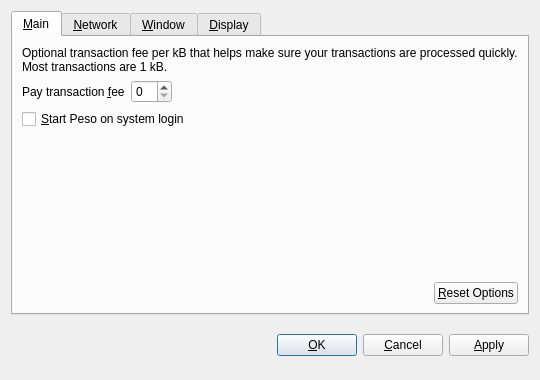
<?xml version="1.0" encoding="UTF-8"?>
<ui version="4.0">
 <class>OptionsDialog</class>
 <widget class="QDialog" name="OptionsDialog">
  <property name="geometry">
   <rect>
    <x>0</x>
    <y>0</y>
    <width>540</width>
    <height>380</height>
   </rect>
  </property>
  <property name="windowTitle">
   <string>Options</string>
  </property>
  <property name="modal">
   <bool>true</bool>
  </property>
  <layout class="QVBoxLayout" name="verticalLayout">
   <item>
    <widget class="QTabWidget" name="tabWidget">
     <property name="tabPosition">
      <enum>QTabWidget::North</enum>
     </property>
     <property name="currentIndex">
      <number>0</number>
     </property>
     <widget class="QWidget" name="tabMain">
      <attribute name="title">
       <string>&amp;Main</string>
      </attribute>
      <layout class="QVBoxLayout" name="verticalLayout_Main">
       <item>
        <widget class="QLabel" name="transactionFeeInfoLabel">
         <property name="text">
          <string>Optional transaction fee per kB that helps make sure your transactions are processed quickly. Most transactions are 1 kB.</string>
         </property>
         <property name="textFormat">
          <enum>Qt::PlainText</enum>
         </property>
         <property name="wordWrap">
          <bool>true</bool>
         </property>
        </widget>
       </item>
       <item>
        <layout class="QHBoxLayout" name="horizontalLayout_1_Main">
         <item>
          <widget class="QLabel" name="transactionFeeLabel">
           <property name="text">
            <string>Pay transaction &amp;fee</string>
           </property>
           <property name="textFormat">
            <enum>Qt::PlainText</enum>
           </property>
           <property name="buddy">
            <cstring>transactionFee</cstring>
           </property>
          </widget>
         </item>
         <item>
          <widget class="BitcoinAmountField" name="transactionFee"/>
         </item>
         <item>
          <spacer name="horizontalSpacer_1_Main">
           <property name="orientation">
            <enum>Qt::Horizontal</enum>
           </property>
           <property name="sizeHint" stdset="0">
            <size>
             <width>40</width>
             <height>20</height>
            </size>
           </property>
          </spacer>
         </item>
        </layout>
       </item>
       <item>
        <widget class="QCheckBox" name="bitcoinAtStartup">
         <property name="toolTip">
          <string>Automatically start Peso after logging in to the system.</string>
         </property>
         <property name="text">
          <string>&amp;Start Peso on system login</string>
         </property>
        </widget>
       </item>
       <item>
        <spacer name="verticalSpacer_Main">
         <property name="orientation">
          <enum>Qt::Vertical</enum>
         </property>
         <property name="sizeHint" stdset="0">
          <size>
           <width>20</width>
           <height>40</height>
          </size>
         </property>
        </spacer>
       </item>
       <item>
        <layout class="QHBoxLayout" name="horizontalLayout_2_Main">
         <item>
          <spacer name="horizontalSpacer_2_Main">
           <property name="orientation">
            <enum>Qt::Horizontal</enum>
           </property>
           <property name="sizeHint" stdset="0">
            <size>
             <width>40</width>
             <height>20</height>
            </size>
           </property>
          </spacer>
         </item>
         <item>
          <widget class="QPushButton" name="resetButton">
           <property name="toolTip">
            <string>Reset all client options to default.</string>
           </property>
           <property name="text">
            <string>&amp;Reset Options</string>
           </property>
           <property name="autoDefault">
            <bool>false</bool>
           </property>
          </widget>
         </item>
        </layout>
       </item>
      </layout>
     </widget>
     <widget class="QWidget" name="tabNetwork">
      <attribute name="title">
       <string>&amp;Network</string>
      </attribute>
      <layout class="QVBoxLayout" name="verticalLayout_Network">
       <item>
        <widget class="QCheckBox" name="mapPortUpnp">
         <property name="toolTip">
          <string>Automatically open the Peso client port on the router. This only works when your router supports UPnP and it is enabled.</string>
         </property>
         <property name="text">
          <string>Map port using &amp;UPnP</string>
         </property>
        </widget>
       </item>
       <item>
        <widget class="QCheckBox" name="connectSocks">
         <property name="toolTip">
          <string>Connect to the Peso network through a SOCKS proxy (e.g. when connecting through Tor).</string>
         </property>
         <property name="text">
          <string>&amp;Connect through SOCKS proxy:</string>
         </property>
        </widget>
       </item>
       <item>
        <layout class="QHBoxLayout" name="horizontalLayout_Network">
         <item>
          <widget class="QLabel" name="proxyIpLabel">
           <property name="text">
            <string>Proxy &amp;IP:</string>
           </property>
           <property name="textFormat">
            <enum>Qt::PlainText</enum>
           </property>
           <property name="buddy">
            <cstring>proxyIp</cstring>
           </property>
          </widget>
         </item>
         <item>
          <widget class="QValidatedLineEdit" name="proxyIp">
           <property name="maximumSize">
            <size>
             <width>140</width>
             <height>16777215</height>
            </size>
           </property>
           <property name="toolTip">
            <string>IP address of the proxy (e.g. 127.0.0.1)</string>
           </property>
          </widget>
         </item>
         <item>
          <widget class="QLabel" name="proxyPortLabel">
           <property name="text">
            <string>&amp;Port:</string>
           </property>
           <property name="textFormat">
            <enum>Qt::PlainText</enum>
           </property>
           <property name="buddy">
            <cstring>proxyPort</cstring>
           </property>
          </widget>
         </item>
         <item>
          <widget class="QLineEdit" name="proxyPort">
           <property name="maximumSize">
            <size>
             <width>55</width>
             <height>16777215</height>
            </size>
           </property>
           <property name="toolTip">
            <string>Port of the proxy (e.g. 9050)</string>
           </property>
          </widget>
         </item>
         <item>
          <widget class="QLabel" name="socksVersionLabel">
           <property name="text">
            <string>SOCKS &amp;Version:</string>
           </property>
           <property name="textFormat">
            <enum>Qt::PlainText</enum>
           </property>
           <property name="buddy">
            <cstring>socksVersion</cstring>
           </property>
          </widget>
         </item>
         <item>
          <widget class="QValueComboBox" name="socksVersion">
           <property name="toolTip">
            <string>SOCKS version of the proxy (e.g. 5)</string>
           </property>
          </widget>
         </item>
         <item>
          <spacer name="horizontalSpacer_Network">
           <property name="orientation">
            <enum>Qt::Horizontal</enum>
           </property>
           <property name="sizeHint" stdset="0">
            <size>
             <width>40</width>
             <height>20</height>
            </size>
           </property>
          </spacer>
         </item>
        </layout>
       </item>
       <item>
        <spacer name="verticalSpacer_Network">
         <property name="orientation">
          <enum>Qt::Vertical</enum>
         </property>
         <property name="sizeHint" stdset="0">
          <size>
           <width>20</width>
           <height>40</height>
          </size>
         </property>
        </spacer>
       </item>
      </layout>
     </widget>
     <widget class="QWidget" name="tabWindow">
      <attribute name="title">
       <string>&amp;Window</string>
      </attribute>
      <layout class="QVBoxLayout" name="verticalLayout_Window">
       <item>
        <widget class="QCheckBox" name="minimizeToTray">
         <property name="toolTip">
          <string>Show only a tray icon after minimizing the window.</string>
         </property>
         <property name="text">
          <string>&amp;Minimize to the tray instead of the taskbar</string>
         </property>
        </widget>
       </item>
       <item>
        <widget class="QCheckBox" name="minimizeOnClose">
         <property name="toolTip">
          <string>Minimize instead of exit the application when the window is closed. When this option is enabled, the application will be closed only after selecting Quit in the menu.</string>
         </property>
         <property name="text">
          <string>M&amp;inimize on close</string>
         </property>
        </widget>
       </item>
       <item>
        <spacer name="verticalSpacer_Window">
         <property name="orientation">
          <enum>Qt::Vertical</enum>
         </property>
         <property name="sizeHint" stdset="0">
          <size>
           <width>20</width>
           <height>40</height>
          </size>
         </property>
        </spacer>
       </item>
      </layout>
     </widget>
     <widget class="QWidget" name="tabDisplay">
      <attribute name="title">
       <string>&amp;Display</string>
      </attribute>
      <layout class="QVBoxLayout" name="verticalLayout_Display">
       <item>
        <layout class="QHBoxLayout" name="horizontalLayout_1_Display">
         <item>
          <widget class="QLabel" name="langLabel">
           <property name="text">
            <string>User Interface &amp;language:</string>
           </property>
           <property name="textFormat">
            <enum>Qt::PlainText</enum>
           </property>
           <property name="buddy">
            <cstring>lang</cstring>
           </property>
          </widget>
         </item>
         <item>
          <widget class="QValueComboBox" name="lang">
           <property name="toolTip">
            <string>The user interface language can be set here. This setting will take effect after restarting Peso.</string>
           </property>
          </widget>
         </item>
        </layout>
       </item>
       <item>
        <layout class="QHBoxLayout" name="horizontalLayout_2_Display">
         <item>
          <widget class="QLabel" name="unitLabel">
           <property name="text">
            <string>&amp;Unit to show amounts in:</string>
           </property>
           <property name="textFormat">
            <enum>Qt::PlainText</enum>
           </property>
           <property name="buddy">
            <cstring>unit</cstring>
           </property>
          </widget>
         </item>
         <item>
          <widget class="QValueComboBox" name="unit">
           <property name="toolTip">
            <string>Choose the default subdivision unit to show in the interface and when sending coins.</string>
           </property>
          </widget>
         </item>
        </layout>
       </item>
       <item>
        <widget class="QCheckBox" name="displayAddresses">
         <property name="toolTip">
          <string>Whether to show Peso addresses in the transaction list or not.</string>
         </property>
         <property name="text">
          <string>&amp;Display addresses in transaction list</string>
         </property>
        </widget>
       </item>
       <item>
        <widget class="QCheckBox" name="coinControlFeatures">
         <property name="toolTip">
          <string>Whether to show coin control features or not.</string>
         </property>
         <property name="text">
          <string>Display coin &amp;control features (experts only!)</string>
         </property>
        </widget>
       </item>
       <item>
        <spacer name="verticalSpacer_Display">
         <property name="orientation">
          <enum>Qt::Vertical</enum>
         </property>
         <property name="sizeHint" stdset="0">
          <size>
           <width>20</width>
           <height>40</height>
          </size>
         </property>
        </spacer>
       </item>
      </layout>
     </widget>
    </widget>
   </item>
   <item>
    <layout class="QHBoxLayout" name="horizontalLayout_Buttons">
     <item>
      <spacer name="horizontalSpacer_1">
       <property name="orientation">
        <enum>Qt::Horizontal</enum>
       </property>
       <property name="sizeHint" stdset="0">
        <size>
         <width>40</width>
         <height>48</height>
        </size>
       </property>
      </spacer>
     </item>
     <item>
      <widget class="QLabel" name="statusLabel">
       <property name="font">
        <font>
         <weight>75</weight>
         <bold>true</bold>
        </font>
       </property>
       <property name="text">
        <string/>
       </property>
       <property name="textFormat">
        <enum>Qt::PlainText</enum>
       </property>
       <property name="wordWrap">
        <bool>true</bool>
       </property>
      </widget>
     </item>
     <item>
      <spacer name="horizontalSpacer_2">
       <property name="orientation">
        <enum>Qt::Horizontal</enum>
       </property>
       <property name="sizeHint" stdset="0">
        <size>
         <width>40</width>
         <height>48</height>
        </size>
       </property>
      </spacer>
     </item>
     <item>
      <widget class="QPushButton" name="okButton">
       <property name="text">
        <string>&amp;OK</string>
       </property>
      </widget>
     </item>
     <item>
      <widget class="QPushButton" name="cancelButton">
       <property name="text">
        <string>&amp;Cancel</string>
       </property>
       <property name="autoDefault">
        <bool>false</bool>
       </property>
      </widget>
     </item>
     <item>
      <widget class="QPushButton" name="applyButton">
       <property name="text">
        <string>&amp;Apply</string>
       </property>
       <property name="autoDefault">
        <bool>false</bool>
       </property>
      </widget>
     </item>
    </layout>
   </item>
  </layout>
 </widget>
 <customwidgets>
  <customwidget>
   <class>BitcoinAmountField</class>
   <extends>QSpinBox</extends>
   <header>bitcoinamountfield.h</header>
  </customwidget>
  <customwidget>
   <class>QValueComboBox</class>
   <extends>QComboBox</extends>
   <header>qvaluecombobox.h</header>
  </customwidget>
  <customwidget>
   <class>QValidatedLineEdit</class>
   <extends>QLineEdit</extends>
   <header>qvalidatedlineedit.h</header>
  </customwidget>
 </customwidgets>
 <resources/>
 <connections/>
</ui>
